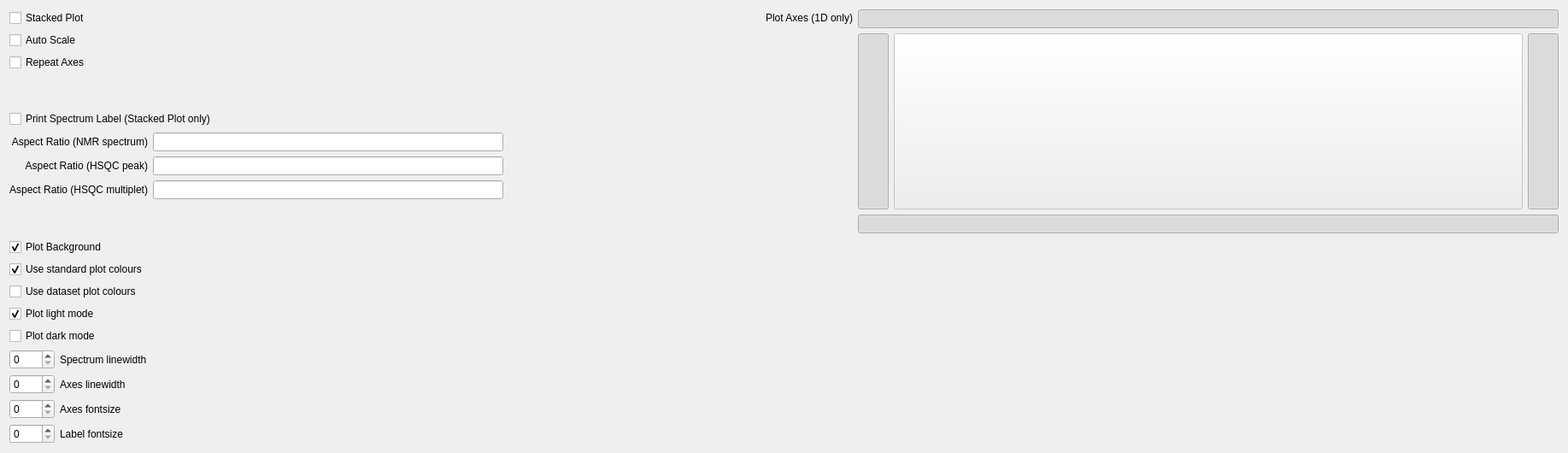
      <widget class="QWidget" name="plotEditorTab">
       <attribute name="title">
        <string>pLot Editor</string>
       </attribute>
       <layout class="QGridLayout" name="gridLayout_37">
        <item row="0" column="0" colspan="2">
         <layout class="QVBoxLayout" name="verticalLayout_29">
          <item>
           <layout class="QHBoxLayout" name="horizontalLayout_60">
            <item>
             <layout class="QVBoxLayout" name="verticalLayout_27">
              <item>
               <widget class="QCheckBox" name="printStackedPlot">
                <property name="text">
                 <string>Stacked Plot         </string>
                </property>
               </widget>
              </item>
              <item>
               <widget class="QCheckBox" name="printAutoScale">
                <property name="text">
                 <string>Auto Scale</string>
                </property>
               </widget>
              </item>
              <item>
               <widget class="QCheckBox" name="printRepeatAxes">
                <property name="text">
                 <string>Repeat Axes</string>
                </property>
               </widget>
              </item>
             </layout>
            </item>
            <item>
             <layout class="QVBoxLayout" name="verticalLayout_28">
              <item>
               <widget class="QLabel" name="label_116">
                <property name="text">
                 <string>Plot Axes (1D only)</string>
                </property>
                <property name="alignment">
                 <set>Qt::AlignRight|Qt::AlignTrailing|Qt::AlignVCenter</set>
                </property>
               </widget>
              </item>
              <item>
               <widget class="QLabel" name="label_124">
                <property name="text">
                 <string/>
                </property>
               </widget>
              </item>
              <item>
               <widget class="QLabel" name="label_125">
                <property name="text">
                 <string/>
                </property>
               </widget>
              </item>
             </layout>
            </item>
           </layout>
          </item>
          <item>
           <spacer name="verticalSpacer_14">
            <property name="orientation">
             <enum>Qt::Vertical</enum>
            </property>
            <property name="sizeHint" stdset="0">
             <size>
              <width>20</width>
              <height>40</height>
             </size>
            </property>
           </spacer>
          </item>
          <item>
           <widget class="QCheckBox" name="printSpectrumLabel">
            <property name="text">
             <string>Print Spectrum Label (Stacked Plot only)</string>
            </property>
           </widget>
          </item>
          <item>
           <layout class="QGridLayout" name="gridLayout_36">
            <item row="0" column="0">
             <widget class="QLabel" name="label_121">
              <property name="text">
               <string>Aspect Ratio (NMR spectrum)</string>
              </property>
              <property name="alignment">
               <set>Qt::AlignRight|Qt::AlignTrailing|Qt::AlignVCenter</set>
              </property>
             </widget>
            </item>
            <item row="0" column="1">
             <widget class="QLineEdit" name="aspectRatioNMR">
              <property name="alignment">
               <set>Qt::AlignCenter</set>
              </property>
             </widget>
            </item>
            <item row="0" column="2">
             <spacer name="horizontalSpacer_50">
              <property name="orientation">
               <enum>Qt::Horizontal</enum>
              </property>
              <property name="sizeHint" stdset="0">
               <size>
                <width>40</width>
                <height>20</height>
               </size>
              </property>
             </spacer>
            </item>
            <item row="1" column="0">
             <widget class="QLabel" name="label_122">
              <property name="text">
               <string>Aspect Ratio (HSQC peak)</string>
              </property>
              <property name="alignment">
               <set>Qt::AlignRight|Qt::AlignTrailing|Qt::AlignVCenter</set>
              </property>
             </widget>
            </item>
            <item row="1" column="1">
             <widget class="QLineEdit" name="aspectRatioHSQCPeak">
              <property name="alignment">
               <set>Qt::AlignCenter</set>
              </property>
             </widget>
            </item>
            <item row="1" column="2">
             <spacer name="horizontalSpacer_51">
              <property name="orientation">
               <enum>Qt::Horizontal</enum>
              </property>
              <property name="sizeHint" stdset="0">
               <size>
                <width>40</width>
                <height>20</height>
               </size>
              </property>
             </spacer>
            </item>
            <item row="2" column="0">
             <widget class="QLabel" name="label_123">
              <property name="text">
               <string>Aspect Ratio (HSQC multiplet)</string>
              </property>
              <property name="alignment">
               <set>Qt::AlignRight|Qt::AlignTrailing|Qt::AlignVCenter</set>
              </property>
             </widget>
            </item>
            <item row="2" column="1">
             <widget class="QLineEdit" name="aspectRatioNMRMultiplet">
              <property name="alignment">
               <set>Qt::AlignCenter</set>
              </property>
             </widget>
            </item>
            <item row="2" column="2">
             <spacer name="horizontalSpacer_52">
              <property name="orientation">
               <enum>Qt::Horizontal</enum>
              </property>
              <property name="sizeHint" stdset="0">
               <size>
                <width>40</width>
                <height>20</height>
               </size>
              </property>
             </spacer>
            </item>
           </layout>
          </item>
          <item>
           <spacer name="verticalSpacer_15">
            <property name="orientation">
             <enum>Qt::Vertical</enum>
            </property>
            <property name="sizeHint" stdset="0">
             <size>
              <width>20</width>
              <height>40</height>
             </size>
            </property>
           </spacer>
          </item>
         </layout>
        </item>
        <item row="0" column="2">
         <layout class="QGridLayout" name="gridLayout_8">
          <item row="0" column="0" colspan="3">
           <widget class="QPushButton" name="plotTop">
            <property name="autoFillBackground">
             <bool>false</bool>
            </property>
            <property name="text">
             <string/>
            </property>
            <property name="checkable">
             <bool>true</bool>
            </property>
            <property name="checked">
             <bool>true</bool>
            </property>
           </widget>
          </item>
          <item row="1" column="0">
           <widget class="QPushButton" name="plotLeft">
            <property name="sizePolicy">
             <sizepolicy hsizetype="Minimum" vsizetype="Expanding">
              <horstretch>0</horstretch>
              <verstretch>0</verstretch>
             </sizepolicy>
            </property>
            <property name="maximumSize">
             <size>
              <width>36</width>
              <height>16777215</height>
             </size>
            </property>
            <property name="autoFillBackground">
             <bool>false</bool>
            </property>
            <property name="text">
             <string/>
            </property>
            <property name="checkable">
             <bool>true</bool>
            </property>
            <property name="checked">
             <bool>true</bool>
            </property>
           </widget>
          </item>
          <item row="1" column="1">
           <widget class="QPushButton" name="dummyButton">
            <property name="enabled">
             <bool>false</bool>
            </property>
            <property name="sizePolicy">
             <sizepolicy hsizetype="Minimum" vsizetype="Minimum">
              <horstretch>0</horstretch>
              <verstretch>0</verstretch>
             </sizepolicy>
            </property>
            <property name="minimumSize">
             <size>
              <width>130</width>
              <height>100</height>
             </size>
            </property>
            <property name="text">
             <string/>
            </property>
           </widget>
          </item>
          <item row="1" column="2">
           <widget class="QPushButton" name="plotRight">
            <property name="sizePolicy">
             <sizepolicy hsizetype="Minimum" vsizetype="Expanding">
              <horstretch>0</horstretch>
              <verstretch>0</verstretch>
             </sizepolicy>
            </property>
            <property name="maximumSize">
             <size>
              <width>36</width>
              <height>16777215</height>
             </size>
            </property>
            <property name="autoFillBackground">
             <bool>false</bool>
            </property>
            <property name="text">
             <string/>
            </property>
            <property name="checkable">
             <bool>true</bool>
            </property>
            <property name="checked">
             <bool>true</bool>
            </property>
           </widget>
          </item>
          <item row="2" column="0" colspan="3">
           <widget class="QPushButton" name="plotBottom">
            <property name="autoFillBackground">
             <bool>false</bool>
            </property>
            <property name="text">
             <string/>
            </property>
            <property name="checkable">
             <bool>true</bool>
            </property>
            <property name="checked">
             <bool>true</bool>
            </property>
           </widget>
          </item>
         </layout>
        </item>
        <item row="1" column="0">
         <layout class="QGridLayout" name="gridLayout_35">
          <item row="0" column="0" colspan="2">
           <widget class="QCheckBox" name="plotBackground">
            <property name="text">
             <string>Plot Background</string>
            </property>
            <property name="checked">
             <bool>true</bool>
            </property>
           </widget>
          </item>
          <item row="1" column="0" colspan="2">
           <widget class="QCheckBox" name="useStandardPlotColours">
            <property name="text">
             <string>Use standard plot colours</string>
            </property>
            <property name="checked">
             <bool>true</bool>
            </property>
           </widget>
          </item>
          <item row="2" column="0" colspan="2">
           <widget class="QCheckBox" name="useDatasetPlotColours">
            <property name="text">
             <string>Use dataset plot colours</string>
            </property>
            <property name="checked">
             <bool>false</bool>
            </property>
           </widget>
          </item>
          <item row="3" column="0" colspan="2">
           <widget class="QCheckBox" name="plotLightMode">
            <property name="text">
             <string>Plot light mode</string>
            </property>
            <property name="checked">
             <bool>true</bool>
            </property>
           </widget>
          </item>
          <item row="4" column="0" colspan="2">
           <widget class="QCheckBox" name="plotDarkMode">
            <property name="text">
             <string>Plot dark mode</string>
            </property>
            <property name="checked">
             <bool>false</bool>
            </property>
           </widget>
          </item>
          <item row="5" column="0">
           <widget class="QSpinBox" name="spectrumLineWidth"/>
          </item>
          <item row="5" column="1">
           <widget class="QLabel" name="label_120">
            <property name="text">
             <string>Spectrum linewidth</string>
            </property>
           </widget>
          </item>
          <item row="6" column="0">
           <widget class="QSpinBox" name="axesLineWidth"/>
          </item>
          <item row="6" column="1">
           <widget class="QLabel" name="label_119">
            <property name="text">
             <string>Axes linewidth</string>
            </property>
           </widget>
          </item>
          <item row="7" column="0">
           <widget class="QSpinBox" name="axesFontSize"/>
          </item>
          <item row="7" column="1">
           <widget class="QLabel" name="label_117">
            <property name="text">
             <string>Axes fontsize</string>
            </property>
           </widget>
          </item>
          <item row="8" column="0">
           <widget class="QSpinBox" name="labelFontSize"/>
          </item>
          <item row="8" column="1">
           <widget class="QLabel" name="label_118">
            <property name="text">
             <string>Label fontsize</string>
            </property>
           </widget>
          </item>
         </layout>
        </item>
        <item row="1" column="1" colspan="2">
         <spacer name="horizontalSpacer_49">
          <property name="orientation">
           <enum>Qt::Horizontal</enum>
          </property>
          <property name="sizeHint" stdset="0">
           <size>
            <width>1646</width>
            <height>20</height>
           </size>
          </property>
         </spacer>
        </item>
       </layout>
      </widget>
